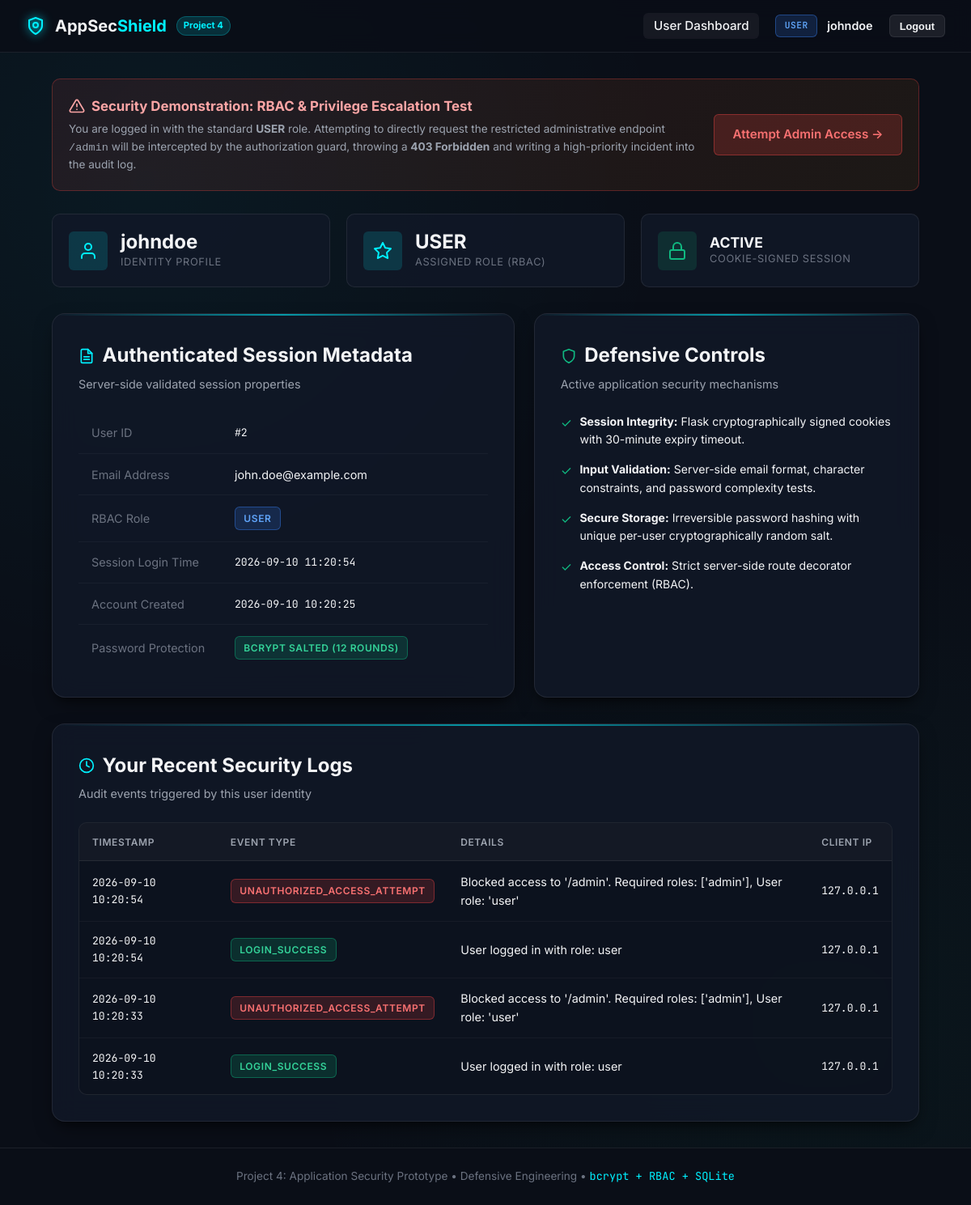
/dashboard (signed in), run on the app's committed database.
### tables this page shows
CREATE TABLE users (
            id INTEGER PRIMARY KEY AUTOINCREMENT,
            username TEXT UNIQUE NOT NULL,
            email TEXT UNIQUE NOT NULL,
            password_hash TEXT NOT NULL,
            role TEXT NOT NULL DEFAULT 'user',
            created_at TIMESTAMP DEFAULT CURRENT_TIMESTAMP
        );

CREATE TABLE security_logs (
            id INTEGER PRIMARY KEY AUTOINCREMENT,
            timestamp TIMESTAMP DEFAULT CURRENT_TIMESTAMP,
            event_type TEXT NOT NULL,
            username TEXT,
            ip_address TEXT,
            details TEXT
        );

### app.py (the view)
@app.route('/dashboard')
@login_required
def dashboard():
    conn = get_db_connection()
    cursor = conn.cursor()
    cursor.execute("SELECT id, username, email, role, created_at FROM users WHERE id = ?", (session['user_id'],))
    user_data = cursor.fetchone()
    cursor.execute(
        "SELECT timestamp, event_type, details, ip_address FROM security_logs WHERE username = ? ORDER BY id DESC LIMIT 5",
        (session['username'],)
    )
    user_logs = cursor.fetchall()
    conn.close()
    return render_template('dashboard.html', user=user_data, logs=user_logs)

### app.py (called while the page is built)
def get_db_connection():
    conn = sqlite3.connect(DB_PATH, timeout=30.0)
    conn.execute("PRAGMA journal_mode=WAL;")
    conn.execute("PRAGMA busy_timeout = 30000;")
    conn.row_factory = sqlite3.Row
    return conn

def login_required(f):
    @wraps(f)
    def decorated_function(*args, **kwargs):
        if 'user_id' not in session:
            flash("Authentication required. Please log in to access this resource.", "warning")
            return redirect(url_for('login', next=request.path))
        return f(*args, **kwargs)
    return decorated_function

@app.after_request
def apply_security_headers(response):
    response.headers['X-Frame-Options'] = 'DENY'
    response.headers['X-Content-Type-Options'] = 'nosniff'
    response.headers['X-XSS-Protection'] = '1; mode=block'
    response.headers['Referrer-Policy'] = 'strict-origin-when-cross-origin'
    return response

### templates/dashboard.html (shortened to what this page needs)
{% extends 'base.html' %}
{% block content %}
{% if session.get('role') == 'user' %}
<div class="security-demo-box" id="security-demo-escalation">
  <div class="demo-info">
    <h4>
      Security Demonstration: RBAC &amp; Privilege Escalation Test
    </h4>
    <p>You are logged in with the standard <strong>USER</strong> role. Attempting to directly request the restricted administrative endpoint <code>/admin</code> will be intercepted by the authorization guard, throwing a <strong>403 Forbidden</strong> and writing a high-priority incident into the audit log.</p>
  </div>
  <a href="{{ url_for('admin') }}" class="btn btn-danger" id="test-privilege-escalation-btn" style="white-space: nowrap;">
    Attempt Admin Access &rarr;
  </a>
</div>
{% endif %}
<div class="stats-grid">
  <div class="stat-card">
    <div class="stat-icon stat-icon-cyan">
      <svg width="24" height="24" viewBox="0 0 24 24" fill="none" stroke="currentColor" stroke-width="2" stroke-linecap="round" stroke-linejoin="round">
        <path d="M20 21v-2a4 4 0 0 0-4-4H8a4 4 0 0 0-4 4v2"></path>
        <circle cx="12" cy="7" r="4"></circle>
      </svg>
    </div>
    <div class="stat-meta">
      <span class="stat-number">{{ user['username'] }}</span>
      <span class="stat-label">Identity Profile</span>
    </div>
  </div>
  <div class="stat-card">
    <div class="stat-icon {% if user['role'] == 'admin' %}stat-icon-rose{% else %}stat-icon-cyan{% endif %}">
      <svg width="24" height="24" viewBox="0 0 24 24" fill="none" stroke="currentColor" stroke-width="2" stroke-linecap="round" stroke-linejoin="round">
        <polygon points="12 2 15.09 8.26 22 9.27 17 14.14 18.18 21.02 12 17.77 5.82 21.02 7 14.14 2 9.27 8.91 8.26 12 2"></polygon>
      </svg>
    </div>
    <div class="stat-meta">
      <span class="stat-number" style="text-transform: uppercase;">{{ user['role'] }}</span>
      <span class="stat-label">Assigned Role (RBAC)</span>
    </div>
  </div>
  <div class="stat-card">
    <div class="stat-icon stat-icon-emerald">
      <svg width="24" height="24" viewBox="0 0 24 24" fill="none" stroke="currentColor" stroke-width="2" stroke-linecap="round" stroke-linejoin="round">
        <rect x="3" y="11" width="18" height="11" rx="2" ry="2"></rect>
        <path d="M7 11V7a5 5 0 0 1 10 0v4"></path>
      </svg>
    </div>
    <div class="stat-meta">
      <span class="stat-number" style="font-size: 1.1rem;">ACTIVE</span>
      <span class="stat-label">Cookie-Signed Session</span>
    </div>
  </div>
</div>
<div style="display: grid; grid-template-columns: 1.2fr 1fr; gap: 1.5rem; margin-bottom: 2rem;">
  <div class="card">
    <div class="card-header">
      <h3 class="card-title">
        Authenticated Session Metadata
      </h3>
      <p class="card-subtitle">Server-side validated session properties</p>
    </div>
    <table class="data-table">
      <tbody>
        <tr>
          <td style="color:var(--text-muted); width: 35%;">User ID</td>
          <td class="cell-mono">#{{ user['id'] }}</td>
        </tr>
        <tr>
          <td style="color:var(--text-muted);">Email Address</td>
          <td>{{ user['email'] }}</td>
        </tr>
        <tr>
          <td style="color:var(--text-muted);">RBAC Role</td>
          <td><span class="badge badge-{{ user['role'] }}">{{ user['role'] }}</span></td>
        </tr>
        <tr>
          <td style="color:var(--text-muted);">Session Login Time</td>
          <td class="cell-mono">{{ session.get('login_time', 'Active') }}</td>
        </tr>
        <tr>
          <td style="color:var(--text-muted);">Account Created</td>
          <td class="cell-mono">{{ user['created_at'] }}</td>
        </tr>
        <tr>
          <td style="color:var(--text-muted);">Password Protection</td>
          <td><span class="badge badge-success">bcrypt salted (12 rounds)</span></td>
        </tr>
      </tbody>
    </table>
  </div>
  <div class="card">
    <div class="card-header">
      <h3 class="card-title">
        <svg width="20" height="20" viewBox="0 0 24 24" fill="none" stroke="currentColor" stroke-width="2" stroke-linecap="round" stroke-linejoin="round" style="color:var(--accent-emerald)">
          <path d="M12 22s8-4 8-10V5l-8-3-8 3v7c0 6 8 10 8 10z"></path>
        </svg>
        Defensive Controls
      </h3>
      <p class="card-subtitle">Active application security mechanisms</p>
    </div>
    <div style="display: flex; flex-direction: column; gap: 0.9rem;">
      <div style="display: flex; align-items: flex-start; gap: 0.6rem;">
        <span style="color: var(--accent-emerald);">✓</span>
        <div style="font-size: 0.88rem;">
          <strong>Session Integrity:</strong> Flask cryptographically signed cookies with 30-minute expiry timeout.
        </div>
      </div>
      <div style="display: flex; align-items: flex-start; gap: 0.6rem;">
        <span style="color: var(--accent-emerald);">✓</span>
        <div style="font-size: 0.88rem;">
          <strong>Input Validation:</strong> Server-side email format, character constraints, and password complexity tests.
        </div>
      </div>
      <div style="display: flex; align-items: flex-start; gap: 0.6rem;">
        <span style="color: var(--accent-emerald);">✓</span>
        <div style="font-size: 0.88rem;">
          <strong>Secure Storage:</strong> Irreversible password hashing with unique per-user cryptographically random salt.
        </div>
      </div>
      <div style="display: flex; align-items: flex-start; gap: 0.6rem;">
        <span style="color: var(--accent-emerald);">✓</span>
        <div style="font-size: 0.88rem;">
          <strong>Access Control:</strong> Strict server-side route decorator enforcement (RBAC).
        </div>
      </div>
    </div>
  </div>
</div>
<div class="card">
  <div class="card-header">
    <h3 class="card-title">
      <svg width="20" height="20" viewBox="0 0 24 24" fill="none" stroke="currentColor" stroke-width="2" stroke-linecap="round" stroke-linejoin="round" style="color:var(--accent-cyan)">
        <circle cx="12" cy="12" r="10"></circle>
        <polyline points="12 6 12 12 16 14"></polyline>
      </svg>
      Your Recent Security Logs
    </h3>
    <p class="card-subtitle">Audit events triggered by this user identity</p>
  </div>
  <div class="table-responsive">
    <table class="data-table">
      <thead>
        <tr>
          <th>Timestamp</th>
          <th>Event Type</th>
          <th>Details</th>
          <th>Client IP</th>
        </tr>
      </thead>
      <tbody>
        {% for log in logs %}
        <tr>
          <td class="cell-mono">{{ log['timestamp'] }}</td>
          <td>
            {% if log['event_type'] == 'LOGIN_SUCCESS' %}
              <span class="badge badge-success">{{ log['event_type'] }}</span>
            {% elif log['event_type'] == 'UNAUTHORIZED_ACCESS_ATTEMPT' %}
              <span class="badge badge-danger">{{ log['event_type'] }}</span>
            {% else %}
              <span class="badge badge-warning">{{ log['event_type'] }}</span>
            {% endif %}
          </td>
          <td>{{ log['details'] }}</td>
          <td class="cell-mono">{{ log['ip_address'] }}</td>
        </tr>
        {% else %}
        <tr>
          <td colspan="4" style="text-align:center; color:var(--text-muted); padding: 1.5rem;">
            No logs recorded yet.
          </td>
        </tr>
        {% endfor %}
      </tbody>
    </table>
  </div>
</div>
{% endblock %}

### templates/base.html (shortened to what this page needs)
<!DOCTYPE html>
<html lang="en">
<head>
  <link rel="stylesheet" href="{{ url_for('static', filename='css/style.css') }}">
</head>
<body>
  <nav class="navbar">
    <a href="{{ url_for('index') }}" class="nav-brand" id="nav-brand-link">
      <svg width="24" height="24" viewBox="0 0 24 24" fill="none" stroke="currentColor" stroke-width="2" stroke-linecap="round" stroke-linejoin="round">
        <path d="M12 22s8-4 8-10V5l-8-3-8 3v7c0 6 8 10 8 10z"></path>
        <circle cx="12" cy="11" r="3"></circle>
      </svg>
      <span>AppSec<span style="color:var(--accent-cyan)">Shield</span></span>
      <span class="badge-pill">Project 4</span>
    </a>
    <ul class="nav-links">
      {% if session.get('user_id') %}
        <li><a href="{{ url_for('dashboard') }}" class="nav-link {% if request.endpoint == 'dashboard' %}active{% endif %}" id="nav-dashboard">User Dashboard</a></li>
        <li class="nav-user">
          <span class="badge badge-{{ session.get('role') }} badge-mono">{{ session.get('role') }}</span>
          <span style="font-size:0.9rem; font-weight:600; color:var(--text-primary);">{{ session.get('username') }}</span>
          <form action="{{ url_for('logout') }}" method="POST" style="display:inline; margin-left:0.5rem;">
            <button type="submit" class="btn btn-secondary" style="padding:0.35rem 0.75rem; font-size:0.8rem;" id="nav-logout-btn">
              Logout
            </button>
          </form>
        </li>
      {% else %}
        <li><a href="{{ url_for('login') }}" class="nav-link {% if request.endpoint == 'login' %}active{% endif %}" id="nav-login">Login</a></li>
        <li><a href="{{ url_for('register') }}" class="nav-link {% if request.endpoint == 'register' %}active{% endif %}" id="nav-register">Register</a></li>
      {% endif %}
    </ul>
  </nav>
  <main class="container">
    {% block content %}{% endblock %}
  </main>
  <footer class="footer">
    <p>Project 4: Application Security Prototype &bull; Defensive Engineering &bull; <span class="accent">bcrypt + RBAC + SQLite</span></p>
  </footer>
</body>
</html>

### data on the page
users: get "USER", username "johndoe", role "USER", id "2", email "john.doe@example.com", created_at "2026-09-10 10:20:25"
security_logs: timestamp "2026-09-10 10:20:54", event_type "UNAUTHORIZED_ACCESS_ATTEMPT", details "Blocked access to '/admin'. Required roles: ['admin'], User role: 'user'", ip_address "127.0.0.1"
security_logs: timestamp "2026-09-10 10:20:54", event_type "LOGIN_SUCCESS", details "User logged in with role: user", ip_address "127.0.0.1"
security_logs: timestamp "2026-09-10 10:20:33", event_type "UNAUTHORIZED_ACCESS_ATTEMPT", details "Blocked access to '/admin'. Required roles: ['admin'], User role: 'user'", ip_address "127.0.0.1"
security_logs: timestamp "2026-09-10 10:20:33", event_type "LOGIN_SUCCESS", details "User logged in with role: user", ip_address "127.0.0.1"

### other printed values
{{ session.get('username') }} "johndoe"
{{ session.get('login_time', 'Active') }} "2026-09-10 11:20:54"
